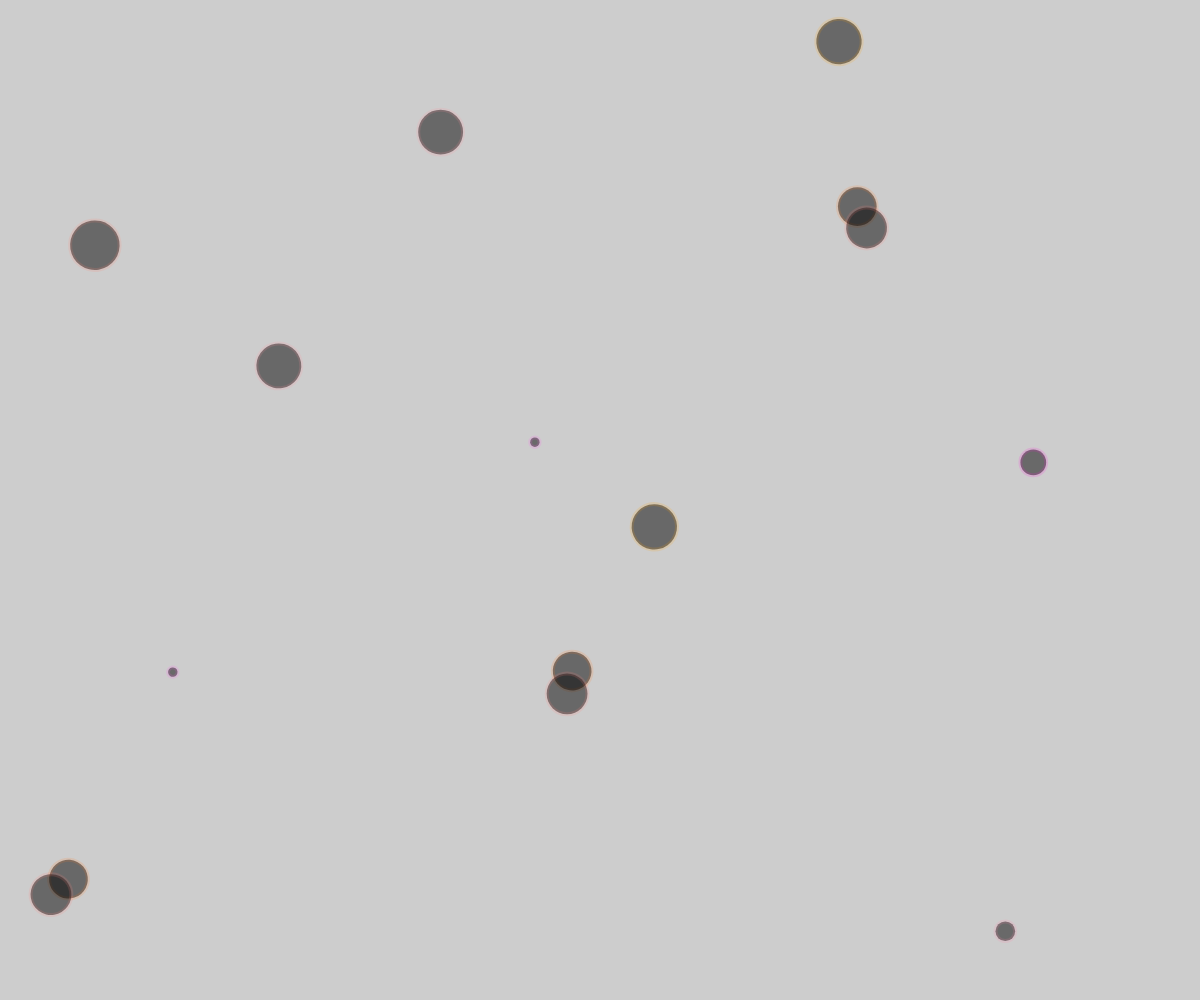
Frame 1 (no input)
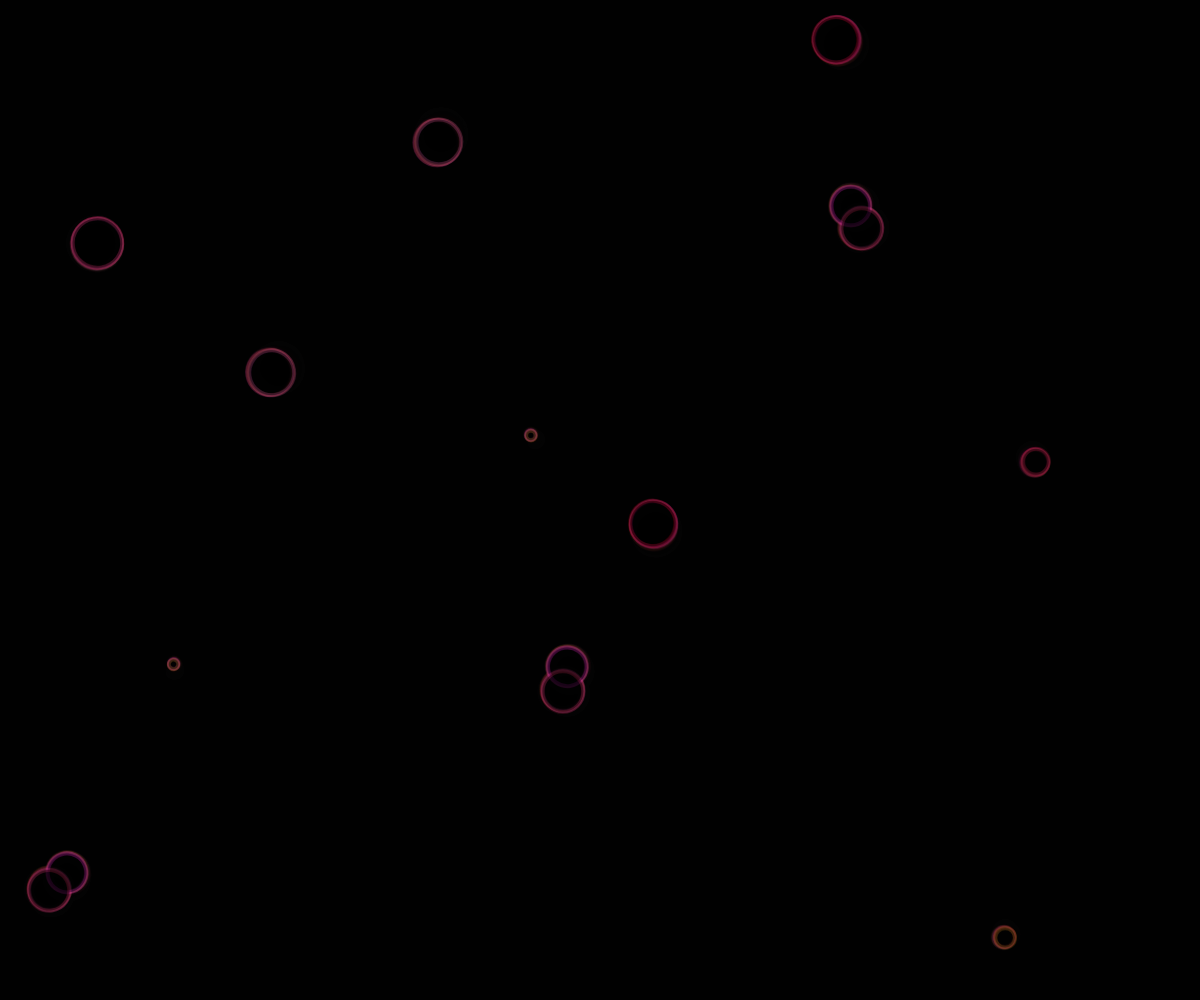
Frame 60 (no input)
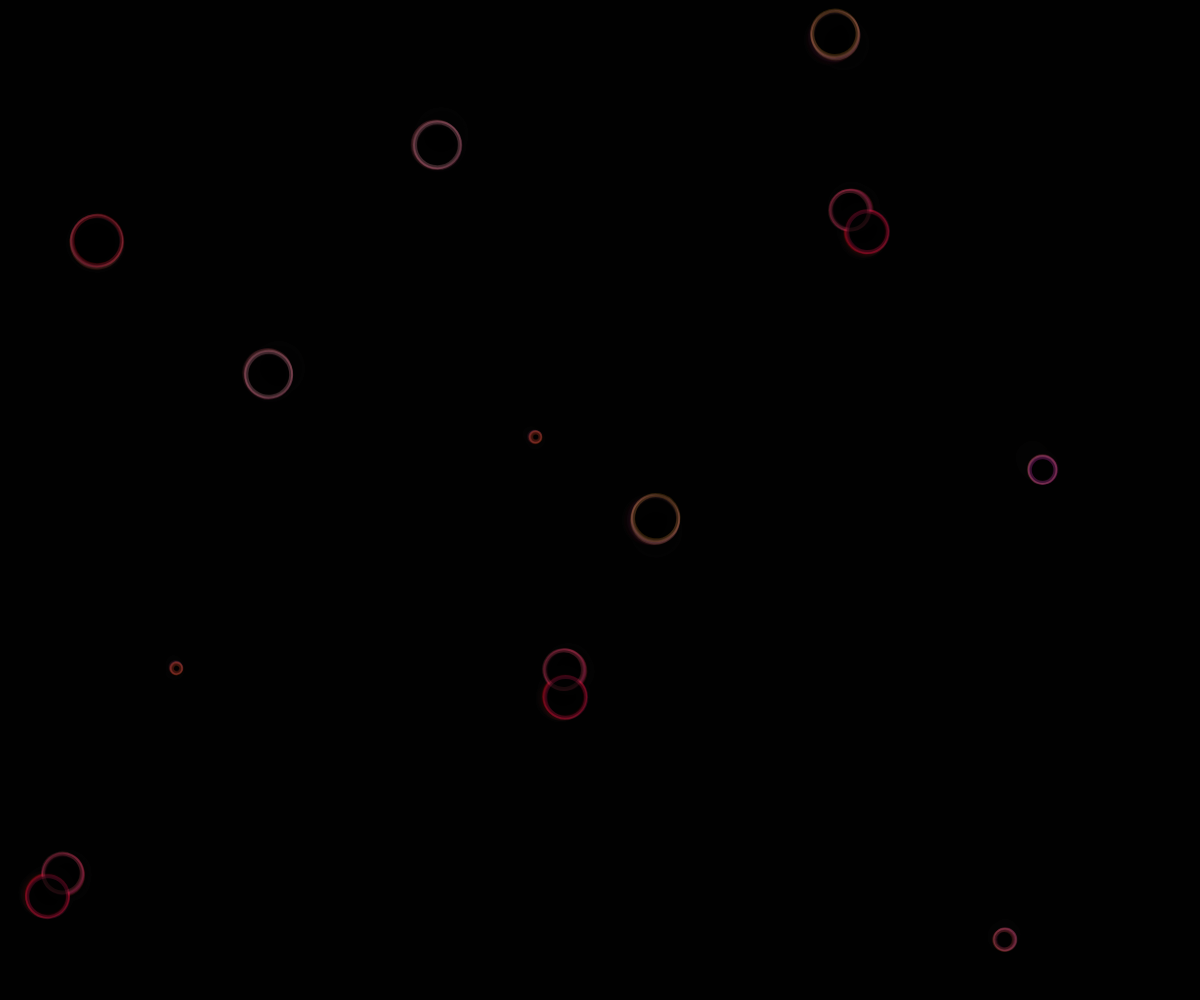
Frame 120 (the mouse pressed at the canvas centre since frame 60)

The p5.js sketch that drew these frames (run headless with seeded random() and noise() and a simulated clock; from frame 60 on, the mouse is pressed at the canvas centre):

// p5.js sketch
// ── sketch.js
let bubbles = [];

function setup() {
  createCanvas(windowWidth, windowHeight);
  for ( let i = 0; i < 20; i++ ) {
    let x = random(width);
    let y = random(height);
    let r = random(5, 50);
    let b = new Bubble(x, y, r);
    bubbles.push(b);
  }
}

function mouseDragged() {
  let r = random(5, 30);
  let b = new Bubble(mouseX, mouseY, r);
  bubbles.push(b);
}

function mousePressed() {
  for (let i = 0; i < bubbles.length; i++) {
    if(bubbles[i].contains(mouseX, mouseY)) {
      bubbles.splice(i,1);
    }
  }
}

function draw() {
  background(0, 50);
  for (let i = 0; i < bubbles.length; i++) {
    if(bubbles[i].contains(mouseX, mouseY)) {
      bubbles[i].changeColor(255);
    } else {
      bubbles[i].changeColor(0);
    }
    bubbles[i].move();
    bubbles[i].show();
  }
}

class Bubble {
  //set the data
  constructor(x, y, r) {
    this.x = x;
    this.y = y;
    this.r = r;
    this.brightness = 0;
    this.shape = ellipse;
  }
  //set the function
  move() {
    this.x = this.x + random(-1, 1);
    this.y = this.y + random(-1, 1);
    // this.r = this.r + random(-1, 1);
  }
  show() {
    stroke(255, random(200), random(255), 40);
    strokeWeight(4);
    fill(this.brightness, 125);
    // this.shape(this.x, this.y, this.r*2, this.r);

    for (var i = 0; i < 3; i ++) {
      this.shape(this.x, this.y, this.r);
      rotate(PI/5);
    }
  }
  changeColor(bright) {
    this.brightness = bright;
  }

  contains(px, py) {
    let d = dist(px, py, this.x, this.y);
    if ( d < this.r ) {
      return true;
    } else {
      return false;
    }

  }
}
